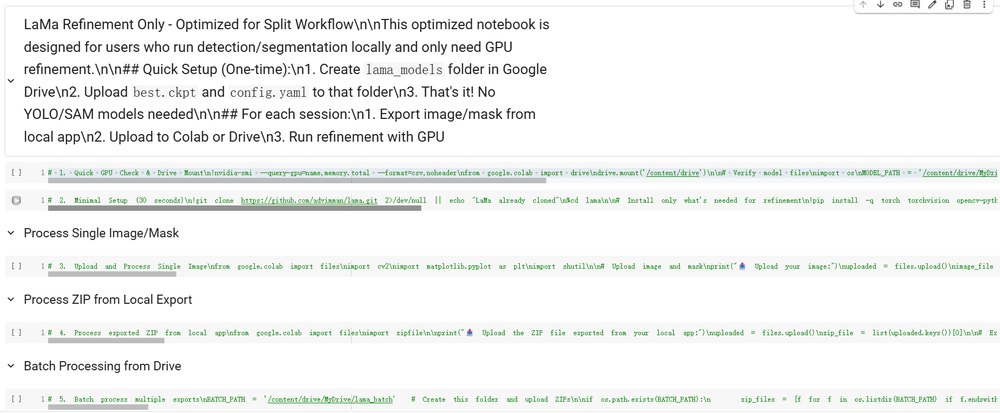
#> input picture images/image.png, 1000 x 413 px, shrunk from 1849 x 764 before the run, found by its file name
$ jupyter execute --allow-errors room_dimension_estimation.ipynb   (shell and % lines are left out)   (older library calls are emulated)
#> lines starting #> are read from the running program, lines starting #| are printed output that depends on the picture; after the words box and inside, x2 and y2 are one past the last pixel; in counts of white or black regions, pixels touching at a corner belong together
# Room Dimension Estimation using Line-Based Door Detection

This notebook estimates room dimensions by:
1. Detecting doors using gradient magnitude and line detection
2. Using door dimensions as reference (standard heights: 6'6", 6'8", 7'0")
3. Finding floor and ceiling boundaries
4. Calculating room dimensions

[cell 1]
# Cell 1: Setup and Imports

import cv2
import numpy as np
import matplotlib.pyplot as plt
from google.colab import files

# Standard door dimensions (inches) for scale calculation
DOOR_STANDARDS = {
    'standard': {'height': 80, 'name': 'Standard (6\'8")', 'typical': 'Most homes'},
    'modern': {'height': 84, 'name': 'Modern (7\'0")', 'typical': 'Newer/luxury'},
    'compact': {'height': 78, 'name': 'Compact (6\'6")', 'typical': 'Older homes'}
}

print("✅ Setup complete")

[cell 2]
# Cell 2: Load and Display Image
# Upload image
print("📤 Upload an empty room image")
uploaded = files.upload()
#> the answer given: image.png
image_path = list(uploaded.keys())[0]

# Load and convert image
image = cv2.imread(image_path)
#> image is the input picture: shape (413, 1000, 3); mean B, G, R 242.8, 244.3, 242.5
image_rgb = cv2.cvtColor(image, cv2.COLOR_BGR2RGB)
h, w = image_rgb.shape[:2]
#> h = 413; w = 1000

# Display original image
plt.figure(figsize=(10, 6))
plt.imshow(image_rgb)
plt.title(f"Uploaded Image: {w}×{h} pixels")
plt.axis('off')
plt.show()

[cell 3]
# Cell 3: Simple Visual Door Detection
def detect_doors_simple(img):
    """Simplified door detection focusing on visual cues"""
    gray = cv2.cvtColor(img, cv2.COLOR_RGB2GRAY)
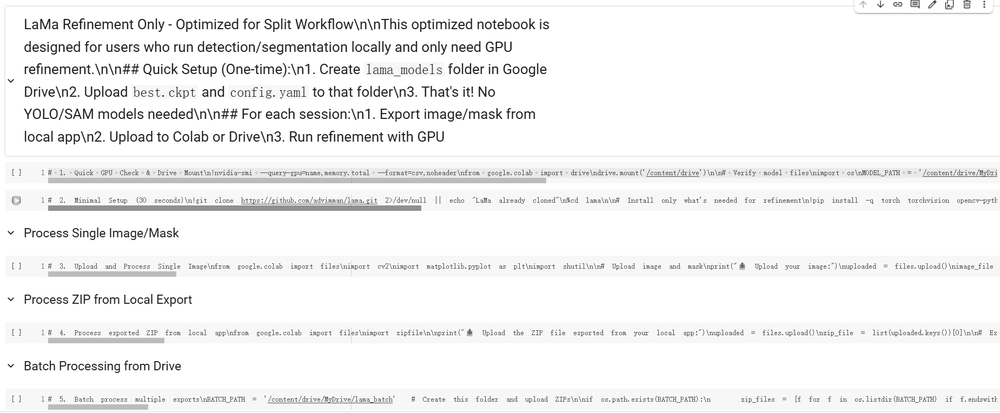
#> gray: shape (413, 1000); min 0, max 255, mean 243.6
    h, w = gray.shape
#> h = 413; w = 1000

    # Step 1-2: Calculate gradient magnitude
    grad_x = cv2.Sobel(gray, cv2.CV_64F, 1, 0, ksize=3)
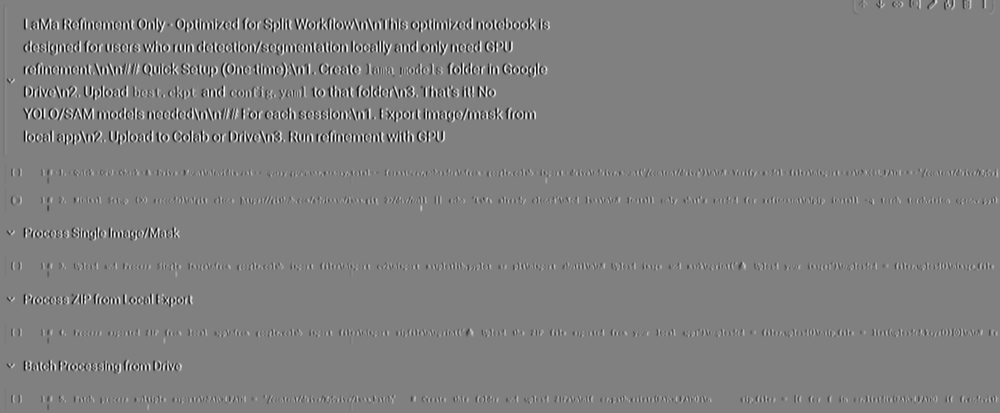
#> grad_x: shape (413, 1000) float64; min -924, max 915, mean 0; drawn with min black and max white
    grad_y = cv2.Sobel(gray, cv2.CV_64F, 0, 1, ksize=3)
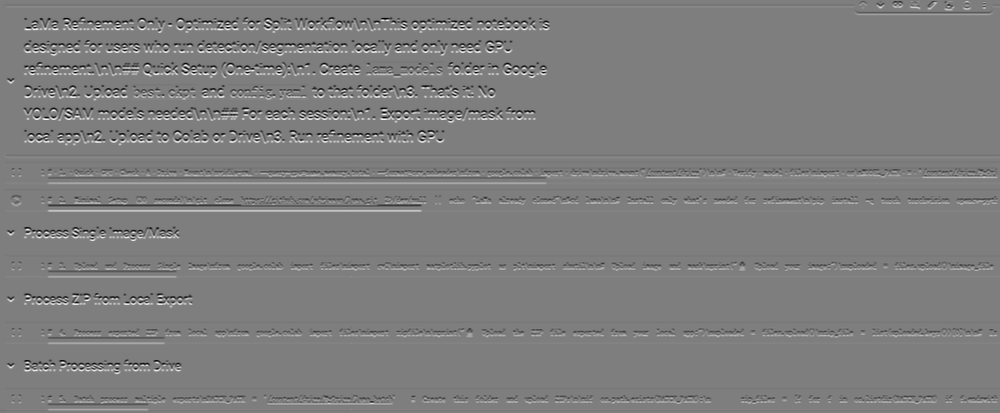
#> grad_y: shape (413, 1000) float64; min -868, max 883, mean -0.2; drawn with min black and max white
    gradient_mag = np.sqrt(grad_x**2 + grad_y**2)
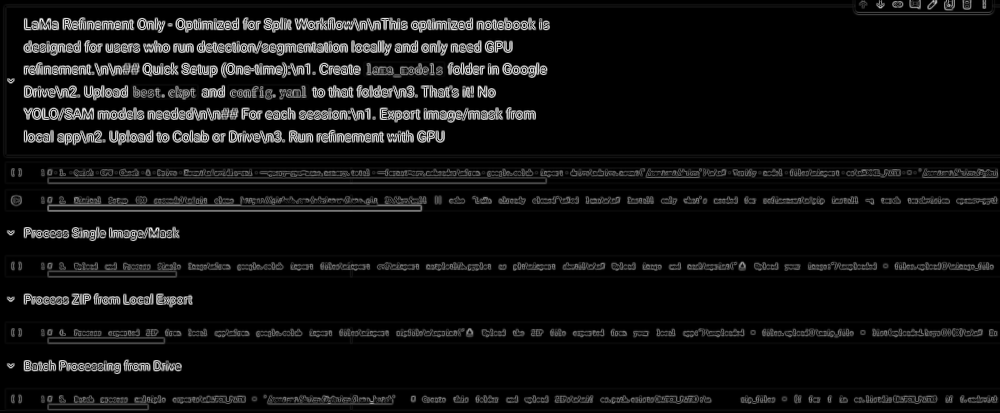
#> gradient_mag: shape (413, 1000) float64; min 0, max 979.5, mean 60.4; drawn with min black and max white

    # Step 3: Threshold
    gradient_norm = (gradient_mag / gradient_mag.max() * 255).astype(np.uint8)
    _, binary = cv2.threshold(gradient_norm, 30, 255, cv2.THRESH_BINARY)
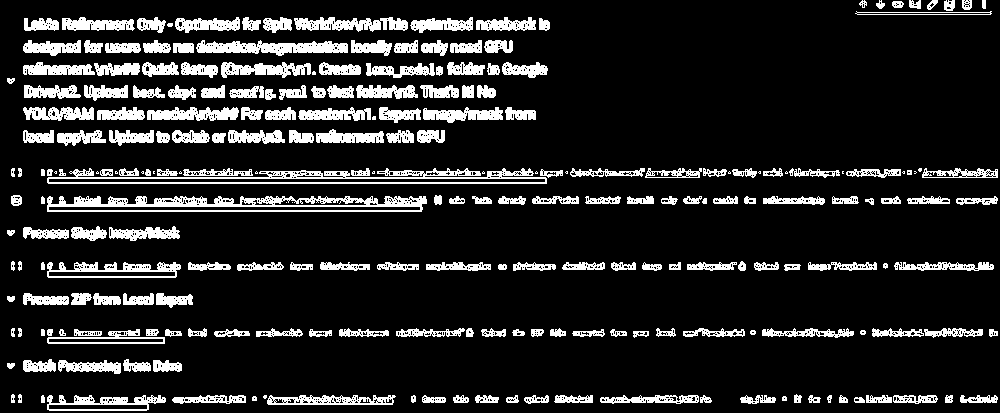
#> binary: shape (413, 1000); 14.2% white; 239 white regions (23 under 20 px), largest, box (x1, y1, x2, y2) and area: (47, 196, 427, 212) 3460, (47, 168, 547, 184) 3153, (196, 40, 348, 56) 1470

    # Step 4: Morphological closing
    kernel = cv2.getStructuringElement(cv2.MORPH_RECT, (3, 3))
    closed = cv2.morphologyEx(binary, cv2.MORPH_CLOSE, kernel, iterations=2)
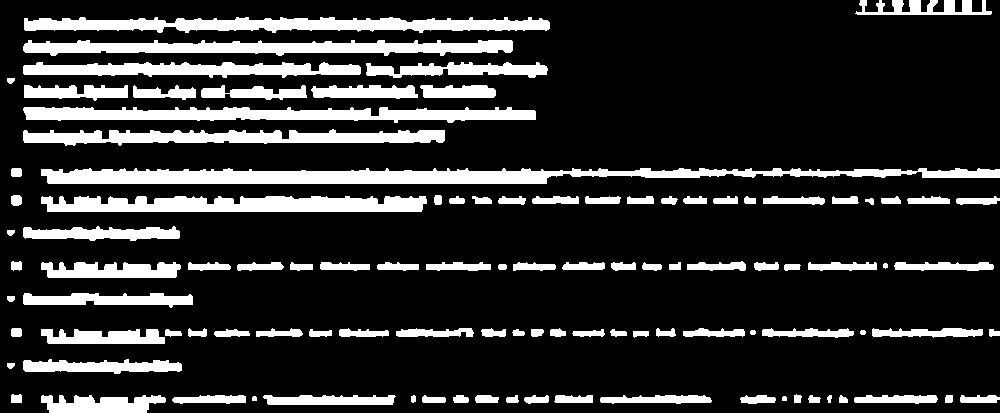
#> closed: shape (413, 1000); 18% white; 105 white regions, largest, box (x1, y1, x2, y2) and area: (41, 168, 1000, 184) 9800, (24, 17, 550, 33) 5683, (23, 107, 536, 123) 5510

    return closed

# Process image
closed_img = detect_doors_simple(image_rgb)

# Visualize results
fig, axes = plt.subplots(2, 3, figsize=(15, 10))

# Original image
axes[0, 0].imshow(image_rgb)
axes[0, 0].set_title("Original Image")
axes[0, 0].axis('off')

# Gradient magnitude
gray = cv2.cvtColor(image_rgb, cv2.COLOR_RGB2GRAY)
grad_x = cv2.Sobel(gray, cv2.CV_64F, 1, 0, ksize=3)
grad_y = cv2.Sobel(gray, cv2.CV_64F, 0, 1, ksize=3)
gradient_mag = np.sqrt(grad_x**2 + grad_y**2)
axes[0, 1].imshow(gradient_mag, cmap='gray')
axes[0, 1].set_title("Gradient Magnitude")
axes[0, 1].axis('off')

# Thresholded
gradient_norm = (gradient_mag / gradient_mag.max() * 255).astype(np.uint8)
_, binary = cv2.threshold(gradient_norm, 30, 255, cv2.THRESH_BINARY)
axes[0, 2].imshow(binary, cmap='gray')
axes[0, 2].set_title("After Threshold (Binary)")
axes[0, 2].axis('off')

# Morphological closing - larger view
axes[1, 0].imshow(closed_img, cmap='gray')
axes[1, 0].set_title("After Morphological Closing")
axes[1, 0].axis('off')

# Highlight door regions manually based on visual inspection
axes[1, 1].imshow(closed_img, cmap='gray')
axes[1, 1].set_title("Visual Door Identification Guide")
axes[1, 1].text(10, 30, "Look for:", color='yellow', fontsize=12, weight='bold',
                bbox=dict(boxstyle='round', facecolor='black', alpha=0.7))
axes[1, 1].text(10, 60, "• Rectangular outlines", color='yellow', fontsize=10,
                bbox=dict(boxstyle='round', facecolor='black', alpha=0.7))
axes[1, 1].text(10, 90, "• Strong vertical edges", color='yellow', fontsize=10,
                bbox=dict(boxstyle='round', facecolor='black', alpha=0.7))
axes[1, 1].text(10, 120, "• Near floor level", color='yellow', fontsize=10,
                bbox=dict(boxstyle='round', facecolor='black', alpha=0.7))
axes[1, 1].axis('off')

# Original for reference
axes[1, 2].imshow(image_rgb)
axes[1, 2].set_title("Original Image (for reference)")
axes[1, 2].axis('off')

plt.tight_layout()
plt.show()

print("\n📊 Visual Analysis:")
print("From the morphological closing image, doors are clearly visible as:")
print("1. Two adjacent doors on the left (likely closet or French doors)")
print("2. One door on the right")
print("\nThe rectangular patterns with strong vertical edges are characteristic of doors.")
print("\n⚠️ Automated detection is challenging due to incomplete edge connections.")
print("Please proceed to manual selection based on the visual cues above.")

[cell 4]
# Cell 4: Manual Door Selection
def manual_door_selection(img):
    """Allow user to manually select door corners"""
    print("\n📍 MANUAL DOOR SELECTION")
    print("Based on the morphological closing analysis above, select ONE door.")
    print("Choose the clearest/largest door for the most accurate measurements.")
    print("\nClick the 4 corners of a door: top-left, top-right, bottom-right, bottom-left")

    fig, ax = plt.subplots(figsize=(12, 8))
    ax.imshow(img)
    ax.set_title("Click 4 corners of ONE door (clockwise from top-left)")

    points = []

    def onclick(event):
        if event.inaxes and len(points) < 4:
            points.append((event.xdata, event.ydata))
            ax.plot(event.xdata, event.ydata, 'ro', markersize=10)
            ax.text(event.xdata+10, event.ydata-10, f"{len(points)}",
                   fontsize=12, color='red', weight='bold')

            if len(points) == 4:
                # Draw the door rectangle
                pts = np.array(points + [points[0]])
                ax.plot(pts[:, 0], pts[:, 1], 'r-', linewidth=2)
                ax.set_title("Door selected! Close this window to continue.")

            fig.canvas.draw()

    cid = fig.canvas.mpl_connect('button_press_event', onclick)
    plt.show()

    if len(points) == 4:
        # Calculate bounding box from points
        xs = [p[0] for p in points]
        ys = [p[1] for p in points]

        return [{
            'x': min(xs),
            'y': min(ys),
            'width': max(xs) - min(xs),
            'height': max(ys) - min(ys),
            'bottom_y': max(ys),
            'top_y': min(ys)
        }]

    return []

# Manual door selection
doors = manual_door_selection(image_rgb)
#> doors = []

if doors:
    print(f"✅ Door selected successfully!")

    # Visualize manual selection
    plt.figure(figsize=(10, 6))
    plt.imshow(image_rgb)

    door = doors[0]
    rect = plt.Rectangle((door['x'], door['y']),
                       door['width'], door['height'],
                       linewidth=3, edgecolor='lime', facecolor='none')
    plt.gca().add_patch(rect)
    plt.title("Selected Door")
    plt.axis('off')
    plt.show()

    print(f"Door dimensions: {door['width']:.0f} × {door['height']:.0f} pixels")
else:
    print("❌ No door selected. Cannot proceed with dimension estimation.")
